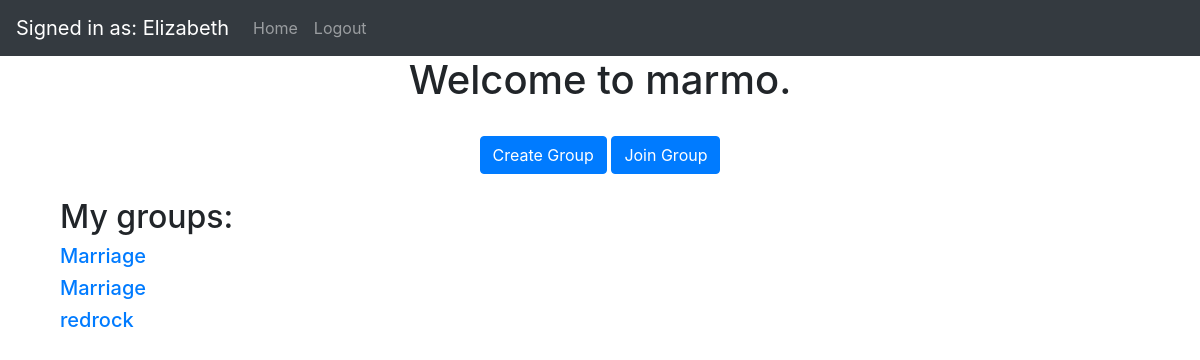
/ (signed in), run on an earlier commit of the app's database.
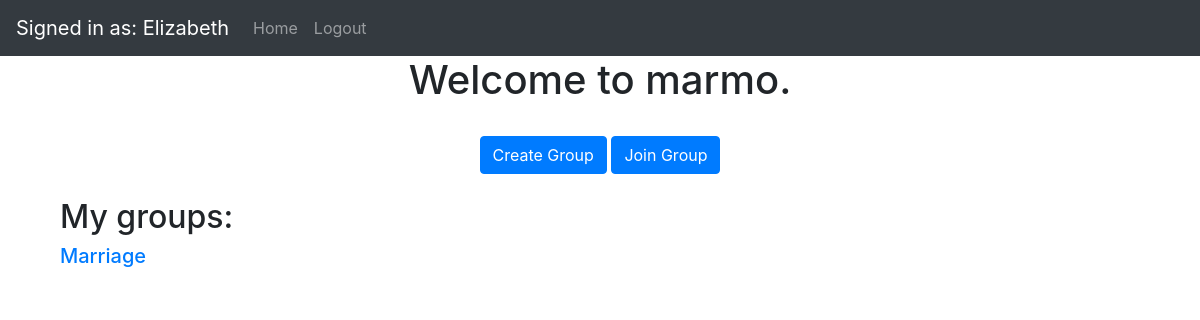
And on a later commit of the database.
### website/models.py (models this page shows, shortened)
class User(db.Model, UserMixin):
    id = db.Column(db.Integer, primary_key=True)
    username = db.Column(db.String(200), nullable=False)
    email = db.Column(db.String(150), unique=True)
    password = db.Column(db.String(150))
    date_created = db.Column(db.DateTime(timezone=True), default=func.now())
    groups = db.relationship('Group', secondary=group_member, backref="members")

class Group(db.Model):
    id = db.Column(db.Integer, primary_key=True)
    admin_id = db.Column(db.Integer)
    group_name = db.Column(db.String(30), nullable=False)
    date_created = db.Column(db.DateTime(timezone=True), default=func.now())
    transactions = db.relationship('Transaction')
    payments = db.relationship('Payment')

### website/views.py (the view)
@views.route('/', methods=['GET', 'POST'])
@login_required
def home():
    return render_template("home.html", user=current_user)

### website/__init__.py (called while the page is built)
def create_app():
    app = Flask(__name__)
    app.config['SECRET_KEY'] = 'hjshjhdjah kjshkjdhjs'
    app.config['SQLALCHEMY_DATABASE_URI'] = 'sqlite:///marmo.db'
    db.init_app(app)
    from .views import views
    from .auth import auth
    app.register_blueprint(views, url_prefix='/')
    app.register_blueprint(auth, url_prefix='/')
    from .models import User
    create_database(app)
    login_manager = LoginManager()
    login_manager.login_view = 'auth.login'
    login_manager.init_app(app)
    @login_manager.user_loader
    def load_user(id):
        return User.query.get(int(id))
    return app

### website/templates/home.html
{% extends "base.html" %} {% block title %}Home{% endblock %} {% block content %}
<h1 align="center">Welcome to marmo.</h1><br>
<div class="container" align="center">
    <a class="btn btn-primary" href="create-group" role="button" align="center">Create Group</a>
    <a class="btn btn-primary" href="join-group" role="button">Join Group</a><br><br>
</div>
<div class="container" align="left" padding="1rem">
    <h2>My groups:</h2>
    {% for group in user.groups %}
    <h5><a href="mygroup?groupID={{ group.id }}">{{ group.group_name }}</h5>
    {% endfor %}
</div>
{% endblock %}

### website/templates/base.html (shortened to what this page needs)
<!DOCTYPE html>
<html>
  <head>
    <link
      rel="stylesheet"
      href="https://stackpath.bootstrapcdn.com/bootstrap/4.4.1/css/bootstrap.min.css"
    />
    <link
      rel="stylesheet"
      href="https://stackpath.bootstrapcdn.com/font-awesome/4.7.0/css/font-awesome.min.css"
    />
  </head>
  <body>
    <nav class="navbar navbar-expand-lg navbar-dark bg-dark">
      {% if user.is_authenticated %}
      <a class="navbar-brand" href="#">Signed in as: {{ user.username }}</a>
      {% endif %}
      <div class="collapse navbar-collapse" id="navbar">
        <div class="navbar-nav">
          {% if user.is_authenticated %}
          <a class="nav-item nav-link" id="home" href="/">Home</a>
          <a class="nav-item nav-link" id="logout" href="/logout">Logout</a>
          {% else %}
          <a class="nav-item nav-link" id="login" href="/login">Login</a>
          <a class="nav-item nav-link" id="signUp" href="/sign-up">Sign Up</a>
          {% endif %}
        </div>
      </div>
    </nav>
    <div class="container">{% block content %} {% endblock %}</div>
  </body>
</html>

What changed in the data, as far as the page shows it:
no longer on this page (row edited): Group: group_name "Marriage"
removed Group: group_name "redrock"
